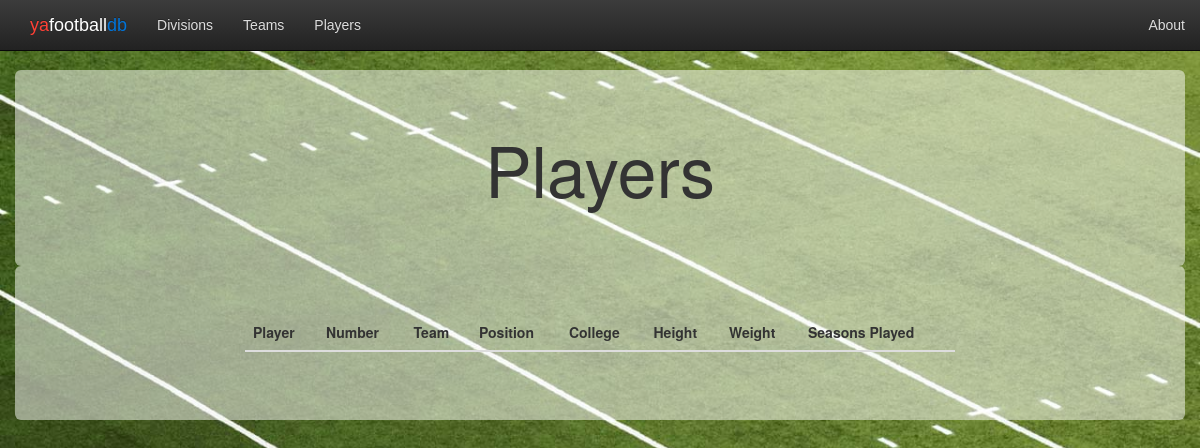
Before: /players/ with the older database file.
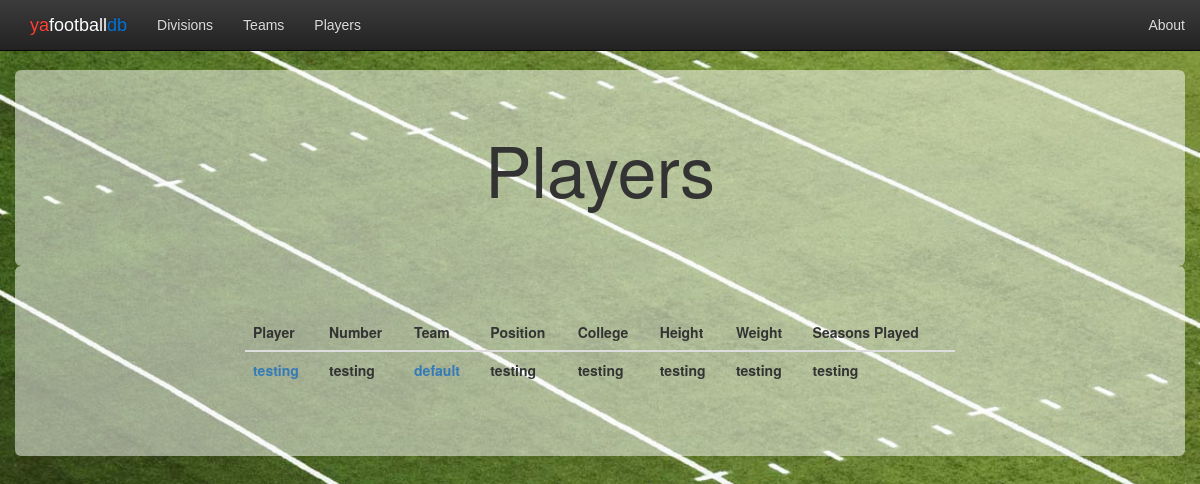
After: the same page with the newer database file.
### yafbdb/models.py (models this page shows, shortened)
class Player(models.Model):
    name = models.CharField(max_length=200,default="default")
    team = models.ForeignKey(Team)
    number = models.CharField(max_length=200,default="default")
    position = models.CharField(max_length=2,default="default")
    height = models.CharField(max_length=200,default="default")
    weight = models.CharField(max_length=200,default="default")
    age = models.CharField(max_length=200,default="default")
    experience = models.CharField(max_length=200,default="default")
    college = models.CharField(max_length=200,default="default")
    pimage = models.CharField(max_length=400,default="default")

class Team(models.Model):
    team = models.CharField(max_length=200,default="default")
    division = models.ForeignKey(Division)
    timage = models.CharField(max_length=400,default="default")
    state = models.CharField(max_length=200,default="default")
    city = models.CharField(max_length=200,default="default")
    stadium = models.CharField(max_length=200,default="default")
    simage = models.CharField(max_length=200,default="default")
    coach = models.CharField(max_length=200,default="default")
    established = models.CharField(max_length=200,default="default")
    cchamps = models.CharField(max_length=200,default="default")
    schamps = models.CharField(max_length=200,default="default")

### yafootballdb/views.py (the view)
# urls.py: url(r'^players/$', views.players),
def players(request):
    try:
        context = RequestContext(request)
        plas = Player.objects.all()
        context_tup = tuple()
        for pla in plas :
            context_tup += ((pla.name,
                            '/players/' + pla.name.replace(" ","_"),
                            pla.number,
                            pla.team.team,
                            '../teams/' + pla.team.team.replace(" ","_"),
                            pla.position,
                            pla.college,
                            pla.height,
                            pla.weight,
                            pla.experience),)
        context_dict = {
            'pinfo' : context_tup
        }
        return render_to_response('players.html', context_dict, context)
    except:
        return handler404(request)

### templates/players.html (shortened to what this page needs)
{% load staticfiles %}
<!DOCTYPE html>
<html lang="en">
  <head>
    <link href="{% static 'polls/dist/css/bootstrap.min.css' %}" rel="stylesheet">
    <link href="{% static 'polls/dist/css/bootstrap-theme.min.css' %}" rel="stylesheet">
    <link href="{% static 'polls/general.css' %}" rel="stylesheet">
  </head>
  <body role="document">
    <nav class="navbar navbar-inverse navbar-fixed-top">
      <div class="container">
        <div class="navbar-header">
          <a class="navbar-brand" href="../"><span class="ya">ya</span><span class="football">football</span><span class="db">db</span></a>
        </div>
        <div id="navbar" class="collapse navbar-collapse">
          <ul class="nav navbar-nav">
            <li><a href="../divisions/">Divisions</a></li>
            <li><a href="../teams/">Teams</a></li>
            <li><a href="../players/">Players</a></li>
          </ul>
          <ul class="nav navbar-nav navbar-right">
            <li class="navbar-right"><a href="../about">About</a></li>
          </ul>
        </div>
      </div>
    </nav>
    <div class="theme-showcase" role="main">
      <div>
        <div class="container jumbotron vertical-center">
          <div class="col-md-12 player-name"  align="center">
            Players
          </div>
        </div>
        <div class="container jumbotron">
        <div class="container stats">
          <div class="col-md-8 col-md-offset-2">
            <table class="table table-hover sortable">
              <thead>
                <tr>
                  <th>Player</th>
                  <th>Number</th>
                  <th>Team</th>
                  <th>Position</th>
                  <th>College</th>
                  <th>Height</th>
                  <th>Weight</th>
                  <th>Seasons Played</th>
                </tr>
              </thead>
              <tbody>
              {% for pla, plaurl, num, tea, teaurl, pos, col, hei, wei, seasons in pinfo %}
                <tr>
                  <th><a href="{{plaurl}}">{{pla}}</a></th>
                  <th>{{num}}</th>
                  <th><a href="{{teaurl}}">{{tea}}</a></th>
                  <th>{{pos}}</th>
                  <th>{{col}}</th>
                  <th>{{hei}}</th>
                  <th>{{wei}}</th>
                  <th>{{seasons}}</th>
                </tr>
              {% endfor %}
              </tbody>
            </table>
          </div>
        </div>
      </div>
    </div>
  </body>
</html>

Changed rows visible on the page:
added Player: pinfo "testing", pinfo "testing", pinfo "testing", pinfo "testing", pinfo "testing", pinfo "testing", pinfo "testing"
added Team: pinfo "default"
